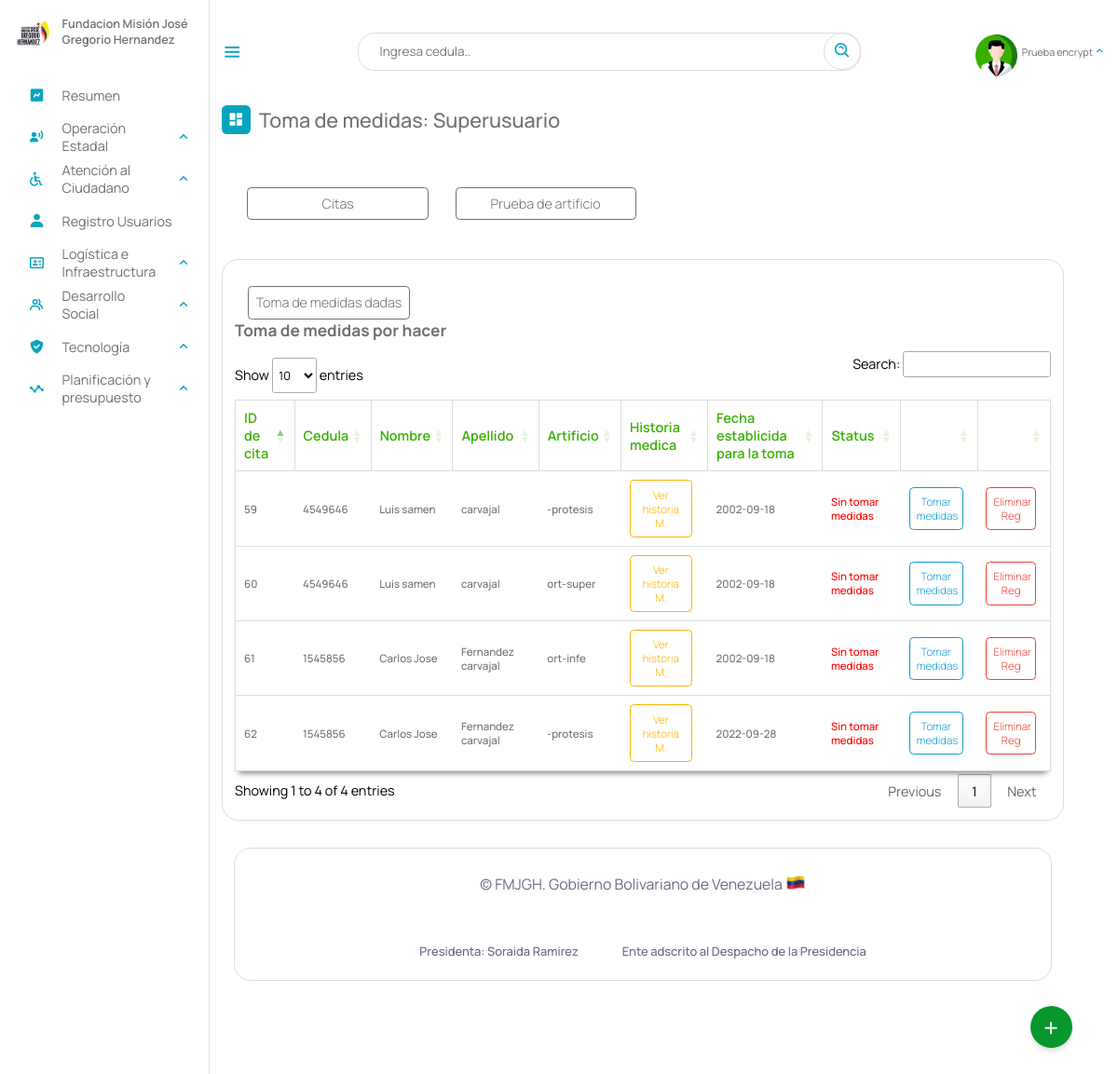
The app's page /Escritorio/04-tomaMedidas.php (signed in) with its own data.
### tables this page shows
CREATE TABLE `beneficiario` (
  `cedula` int(12) NOT NULL,
  `nombre` text NOT NULL,
  `apellido` text NOT NULL,
  `fecha_naci` date NOT NULL,
  `email` varchar(50) NOT NULL,
  `telefono` varchar(12) NOT NULL,
  `edad` int(2) NOT NULL,
  `sexo` char(1) NOT NULL,
  `edo_civil` text NOT NULL,
  `nro_hijo` int(2) DEFAULT NULL,
  `estado` varchar(10) NOT NULL,
  `municipio` varchar(20) NOT NULL,
  `parroquia` varchar(10) NOT NULL,
  `discapacidad` varchar(10) NOT NULL,
  `atencion_solicitada` varchar(10) NOT NULL,
  `certificado` varchar(50) DEFAULT NULL,
  `registrado_por` text DEFAULT NULL,
  `fecha_registro` date NOT NULL,
  PRIMARY KEY (`cedula`),
  KEY `estado` (`estado`),
  KEY `discapacidad` (`discapacidad`),
  KEY `atencion_solicitada` (`atencion_solicitada`),
  CONSTRAINT `beneficiario_ibfk_2` FOREIGN KEY (`estado`) REFERENCES `estados` (`id_estados`),
  CONSTRAINT `beneficiario_ibfk_3` FOREIGN KEY (`atencion_solicitada`) REFERENCES `tipoatencion` (`id`) ON DELETE CASCADE,
  CONSTRAINT `beneficiario_ibfk_4` FOREIGN KEY (`discapacidad`) REFERENCES `discapacid_e` (`id_e`) ON DELETE CASCADE
);

CREATE TABLE `toma_medidas` (
  `id` int(11) NOT NULL AUTO_INCREMENT,
  `cedula` int(12) NOT NULL,
  `fecha_medidas` date DEFAULT NULL,
  `medidas` decimal(10,0) DEFAULT NULL,
  `artificio` varchar(10) DEFAULT NULL,
  `codigo_cita` int(11) NOT NULL,
  PRIMARY KEY (`id`),
  KEY `cedula` (`cedula`),
  KEY `codigo_cita` (`codigo_cita`),
  CONSTRAINT `toma_medidas_ibfk_1` FOREIGN KEY (`codigo_cita`) REFERENCES `cita_ortesis_protesis` (`id`) ON DELETE CASCADE
);

### php/01-03-toma_medidas.php (called while the page is built, shortened)
<?php
include_once("ManejadorBD.php");
class toma_medidas extends ManejadorBD{
        private $cnn;
        public function __construct($tipoConexion){
            $this->cnn = parent::conectar($tipoConexion);
        }
		public function consultarTodasMedidasSindar(){
			try{
				$stmt = $this->cnn->prepare("SELECT beneficiario.nombre, beneficiario.apellido, beneficiario.cedula, toma_medidas.artificio, toma_medidas.codigo_cita ,toma_medidas.id, toma_medidas.fecha_medidas  FROM beneficiario, toma_medidas WHERE beneficiario.cedula = toma_medidas.cedula /* AND beneficiario.atencion_solicitada = '4-tomedi' */ and toma_medidas.medidas IS NULL;");
				$stmt->setFetchMode(PDO::FETCH_ASSOC);
				$stmt->execute();
				return $stmt->fetchAll();
	        }catch(PDOException $error) {
				echo "Error: ejecutando consulta SQL.".$error->getMessage();
				exit();
	        }
		}
}

### php/ManejadorBD.php (called while the page is built, shortened)
<?php
	class ManejadorBD extends PDO {
		public $srv	= SRV;
		public $usr	= USR;
		public $pas	= PAS;
		public $dbn	= BDN;
		public function conectar($tipoConexion){
			try{
				switch ($tipoConexion) {
				    case 1:
				        $dsn = "mysql:host=$this->srv;dbname=$this->dbn";
				        break;
				}
				$dbh = new PDO($dsn, $this->usr, $this->pas);
    			$dbh->setAttribute(PDO::ATTR_ERRMODE, PDO::ERRMODE_EXCEPTION);
			}catch(PDOException $error){
                echo "Error al Conectar con la Base de Datos: ".$error->getMessage();
                exit();
			}
            $this->conexionBD = $dbh;
			return $this->conexionBD;
		}
	}
?>

### Escritorio/04-tomaMedidas.php (the view, shortened to what this page needs)
<?php
include_once("partearriba.php");
?>
<link rel="stylesheet" type="text/css" href="https://cdn.datatables.net/1.11.3/css/jquery.dataTables.min.css">
<div class="dash-contenido">
    <div class="overview">
        <div class="titulo">
            <i class='bx bxs-dashboard'> </i>
            <span class="link-name">Toma de medidas: <?php echo $rol ?></span>
        </div>
    </div>
    <div class="reportes-totales">
        <div class="reporte">
            <a href="04-ortesisyProtesis.php">Citas</a>
        </div>
        <div class="reporte">
            <a href="05-pruebaArtificio.php">Prueba de artificio</a>
        </div>
    </div>
    <div class="tabla-atencion">
        <div class="personas-conatencion"><a class="enlace" href="04-tomasAsignadas.php">Toma de medidas dadas</a></div>
        <h2>Toma de medidas por hacer</h2>
        <table id="atencion">
            <thead>
                <tr>
                    <th>ID de cita</th>
                    <th>Cedula</th>
                    <th>Nombre</th>
                    <th>Apellido</th>
                    <th>Artificio</th>
                    <th>Historia medica</th>
                    <th>Fecha establicida para la toma</th>
                    <th>Status</th>
                    <th></th>
                    <th></th>
                </tr>
            </thead>
            <tbody>
                <?php
                include_once("../php/01-03-toma_medidas.php");
                $aten = new toma_medidas(1);
                $consulta = $aten->consultarTodasMedidasSindar();
                if ($consulta) {
                    foreach ($consulta as $registros) {
                ?>
                        <tr>
                            <td><?php echo $registros["codigo_cita"] ?></td>
                            <td><?php echo $registros["cedula"] ?></td>
                            <td><?php echo $registros["nombre"] ?></td>
                            <td><?php echo $registros["apellido"] ?></td>
                            <td><?php echo $registros["artificio"] ?></td>
                            <td><a class="cargar" href="15-verHistoriaMedica.php?codigo_cita=<?php echo  $registros["codigo_cita"] ?>">Ver historia M.</a></td>
                            <td><?php echo $registros["fecha_medidas"] ?></td>
                            <td style="color: red;">Sin tomar medidas</td>
                            <td><a  class="remitir" onclick='cargar(<?php echo $registros["codigo_cita"]?> )'>Tomar medidas</a></td>
                            <td><a href="" class="eliminar">Eliminar Reg</a></td>
                        </tr>
                <?php
                    }
                }
                ?>
            </tbody>
        </table>
    </div>
    <?php
    include_once("parteabajo.php");
    ?>

### Escritorio/estilo.css (style rules this page uses)
* { font-family: 'Manrope', sans-serif; margin: 0; padding: 0; box-sizing: border-box; scroll-behavior: smooth; }
:root { --body-color: ; --tran-03:all 0.2 ease ; --tran-03:all 0.3s ease ; --tran-03:all 0.4s ease ; --tran-03:all 0.5s ease ; }
body { height: 100vh; background-color: #fff; }
.menu-dash .dash-contenido { padding-top: 45px; }
.menu-dash .titulo { display: flex; align-items: center; margin: 70px 0 30px 0; }
.menu-dash .titulo i { position: relative; height: 35px; width: 35px; background-color: #08A4BD; border-radius: 6px; color: #fff; display: flex; align-items: center; justify-content: center; font-size: 20px; }
.menu-dash .titulo .link-name { font-size: 24PX; font-weight: 500; color: #707070; margin-left: 10px; }
table { width: 100%; }

### Escritorio/dash.css (style rules this page uses)
.dash-contenido .reportes-totales { display: grid; grid-template-columns: repeat(4,1fr); gap: 1rem; justify-content: space-between; margin-top: 2rem; padding: 15px; }
.dash-contenido .reportes-totales a { display: block; justify-content: flex-end; margin: 1rem 0 0 1rem; max-width: 100%; text-decoration: none; background-color: #fff; font-weight: 300; padding: 8px; color: #707070; border-radius: 5px; border: 1px solid #707070; text-align: center; transition: 0.8s ease; }
.dash-contenido .tabla-atencion { margin-top: 2rem; border: 1px solid #ddd; border-radius: 20px; padding: 15px; display: flex; flex-direction: column; justify-content: start; align-items: self-start; overflow: auto; }
.dash-contenido .tabla-atencion h2 { margin-bottom: 0.8rem; font-size: 1.2rem; color: #707070; }
.dash-contenido .tabla-atencion table { background-color: #fff; box-shadow: 0 6px 7px -4px rgba(0, 0, 0, 0.5); width: 100%; border: 1px solid #ddd; text-align: left; color: #707070; font-size: 1rem; border-collapse: collapse; transition: .8s; }
.dash-contenido .tabla-atencion table thead th { color: #38b000; font-weight: 600; border: solid 1px #ddd; padding: 10px; border-radius: 20px; }
.dash-contenido .tabla-atencion table tbody td { font-size: .8rem; font-weight: 500; padding: 10px; border-bottom: 1px solid #ddd; }
.dash-contenido .tabla-atencion table tbody td a { display: block; max-width: 90%; text-decoration: none; background-color: #fff; font-weight: 300; padding: 8px; color: #38b000; border-radius: 5px; border: 1px solid #38b000; text-align: center; transition: 0.8s ease; }
.dash-contenido .tabla-atencion table tbody td a.eliminar { cursor: pointer; border: 1px solid #f03e31; color: #f03e31; }
.dash-contenido .tabla-atencion table tbody td a.cargar { cursor: pointer; border: 1px solid #fcb404; color: #fcb404; }
.dash-contenido .tabla-atencion table tbody td a.remitir { border: 1px solid #0e9cd4; color: #0e9cd4; }
.dash-contenido .personas-conatencion { width: 100%; display: flex; justify-content: space-between; }
.dash-contenido .tabla-atencion .personas-conatencion .enlace { display: block; justify-content: flex-end; margin: 1rem 0 0 1rem; max-width: 100%; text-decoration: none; background-color: #fff; font-weight: 300; padding: 8px; color: #707070; border-radius: 5px; border: 1px solid #707070; text-align: center; transition: 0.8s ease; }
table.dataTable.no-footer { width: 100%; }

### Escritorio/02-buttons/01-buttons.css (style rules this page uses)
body { margin: 0; padding: 0; }

### records on screen
beneficiario: toma_medidas.codigo_cita "59", cedula "4549646", nombre "Luis samen", apellido "carvajal", toma_medidas.artificio "-protesis", toma_medidas.fecha_medidas "2002-09-18", toma_medidas.codigo_cita "60", toma_medidas.artificio "ort-super"
beneficiario: toma_medidas.codigo_cita "61", cedula "1545856", nombre "Carlos Jose", apellido "Fernandez carvajal", toma_medidas.artificio "ort-infe", toma_medidas.fecha_medidas "2002-09-18", toma_medidas.codigo_cita "62", toma_medidas.artificio "-protesis", toma_medidas.fecha_medidas "2022-09-28"

### other values on screen
$NombreUsuarioActivo "Prueba encrypt"
$rol "Superusuario"
